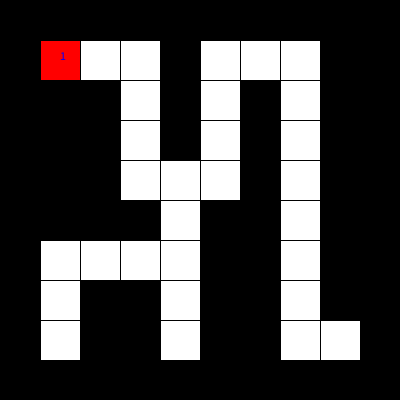
Frame 1 (no input)
Frame 60 (the mouse pressed at the canvas centre just before this capture): identical to frame 1, image omitted
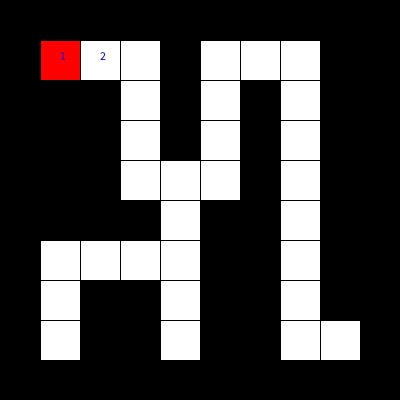
Frame 120 (the mouse held since frame 60 and released just before this capture)

The Processing sketch that drew these frames (run headless with seeded random() and noise(); from frame 60 on, the mouse is pressed at the canvas centre):

// Processing sketch: week15_07_maze_DFS_visited_step_mousePressed_move
// ── week15_07_maze_DFS_visited_step_mousePressed_move.pde
int [][] maze = {
   {1,1,1,1,1,1,1,1,1,1},
   {1,0,0,0,1,0,0,0,1,1},
   {1,1,1,0,1,0,1,0,1,1},
   {1,1,1,0,1,0,1,0,1,1},
   {1,1,1,0,0,0,1,0,1,1},
   {1,1,1,1,0,1,1,0,1,1},
   {1,0,0,0,0,1,1,0,1,1},
   {1,0,1,1,0,1,1,0,1,1},
   {1,0,1,1,0,1,1,0,0,1},
   {1,1,1,1,1,1,1,1,1,1}
};
int [][] visited = new int[10][10];
int startI = 1, startJ = 1, I=1, J = 1, step = 1;
void setup(){
   size(400, 400); 
   visited[I][J]= step;
}
void draw(){
   for(int i=0; i<maze.length; i++){
     for(int j=0; j<maze[0].length; j++){
        if(maze[i][j]==1)fill(0);
        else fill(255);
        rect(j*40, i*40, 40, 40);
     }
   }
   fill(255, 0, 0);
   rect(startJ*40, startI*40, 40, 40);
   for(int  i=0; i<maze.length; i++){
      for(int j=0; j<maze[0].length; j++){
         if(visited[i][j]>0){
           fill(0, 0, 255);
           text(""+visited[i][j], j*40+20, i*40+20);
         }
      }
   }
}
void mousePressed(){
   if(maze[I+1][J]==0){
      I += 1;
      visited[I][J] = ++step;
   }else if(maze[I][J+1]==0){
      J +=1;
      visited[I][J] = ++step;
   }
}
